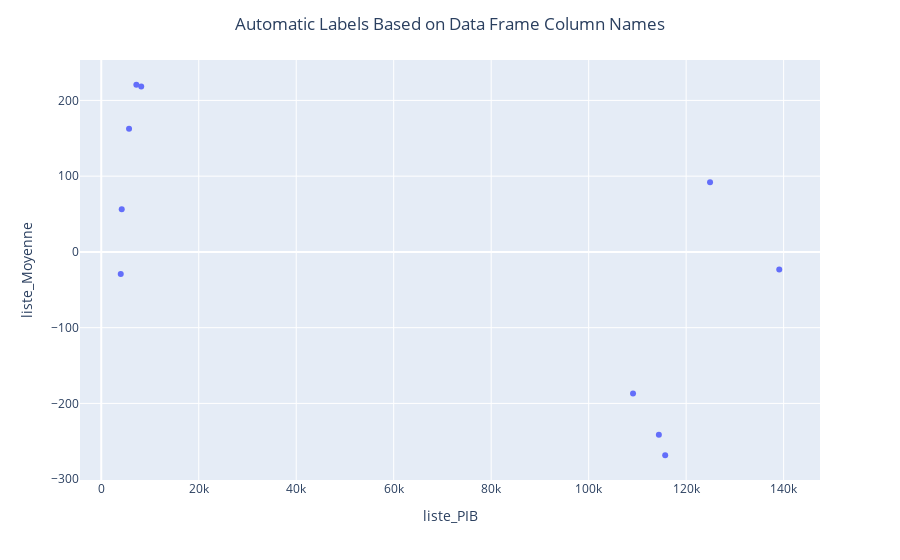

Write notebook code for a chart like this one.
### Code cell
import plotly.express as px

fig = px.scatter(df_test, x="liste_PIB", y="liste_Moyenne",hover_name="liste_Pays",)
fig.update_layout(title="Automatic Labels Based on Data Frame Column Names", title_x=0.5)
fig.show()

### Figure 1 — Plotly figure (JSON) as saved in the notebook; plotly's stock layout.template omitted (floating-point values rounded to 4 significant figures)
{"data": [{"hovertemplate": "<b>%{hovertext}</b><br><br>liste_PIB=%{x}<br>liste_Moyenne=%{y}<extra></extra>", "hovertext": ["Cambodge", "Bangladesh", "Moldavie", "Inde", "Philippines", "Luxembourg", "Macao", "Monaco", "Qatar", "Liechtenstein"], "legendgroup": "", "marker": {"color": "#636efa", "symbol": "circle"}, "mode": "markers", "name": "", "orientation": "v", "showlegend": false, "type": "scatter", "x": [4000, 4200, 5700, 7200, 8200, 109100, 114400, 115700, 124900, 139100], "xaxis": "x", "y": [-29.31, 56.17, 162.5, 220.7, 218.3, -186.9, -241.5, -268.4, 91.84, -23.26], "yaxis": "y"}], "layout": {"legend": {"tracegroupgap": 0}, "margin": {"t": 60}, "title": {"text": "Automatic Labels Based on Data Frame Column Names", "x": 0.5}, "xaxis": {"anchor": "y", "domain": [0, 1], "title": {"text": "liste_PIB"}}, "yaxis": {"anchor": "x", "domain": [0, 1], "title": {"text": "liste_Moyenne"}}}}
